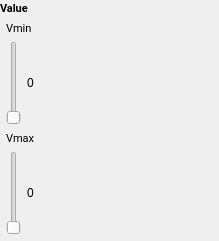
                     <widget class="QFrame" name="valBall">
                      <property name="frameShape">
                       <enum>QFrame::Shape::NoFrame</enum>
                      </property>
                      <layout class="QVBoxLayout" name="verticalLayout_138">
                       <property name="spacing">
                        <number>0</number>
                       </property>
                       <property name="leftMargin">
                        <number>0</number>
                       </property>
                       <property name="topMargin">
                        <number>0</number>
                       </property>
                       <property name="rightMargin">
                        <number>0</number>
                       </property>
                       <property name="bottomMargin">
                        <number>0</number>
                       </property>
                       <item>
                        <widget class="QFrame" name="valBallHeader">
                         <property name="frameShape">
                          <enum>QFrame::Shape::NoFrame</enum>
                         </property>
                         <layout class="QHBoxLayout" name="horizontalLayout_176">
                          <property name="spacing">
                           <number>0</number>
                          </property>
                          <property name="leftMargin">
                           <number>0</number>
                          </property>
                          <property name="topMargin">
                           <number>0</number>
                          </property>
                          <property name="rightMargin">
                           <number>0</number>
                          </property>
                          <property name="bottomMargin">
                           <number>0</number>
                          </property>
                          <item>
                           <widget class="QLabel" name="vBallTitle">
                            <property name="font">
                             <font>
                              <family>Roboto</family>
                              <pointsize>8</pointsize>
                              <bold>true</bold>
                             </font>
                            </property>
                            <property name="text">
                             <string>Value</string>
                            </property>
                           </widget>
                          </item>
                          <item>
                           <spacer name="vBallHeaderSlider">
                            <property name="orientation">
                             <enum>Qt::Orientation::Vertical</enum>
                            </property>
                            <property name="sizeHint" stdset="0">
                             <size>
                              <width>191</width>
                              <height>15</height>
                             </size>
                            </property>
                           </spacer>
                          </item>
                         </layout>
                        </widget>
                       </item>
                       <item>
                        <widget class="QFrame" name="vBallValues">
                         <property name="frameShape">
                          <enum>QFrame::Shape::NoFrame</enum>
                         </property>
                         <layout class="QVBoxLayout" name="verticalLayout_139">
                          <property name="leftMargin">
                           <number>6</number>
                          </property>
                          <property name="topMargin">
                           <number>6</number>
                          </property>
                          <property name="rightMargin">
                           <number>6</number>
                          </property>
                          <property name="bottomMargin">
                           <number>6</number>
                          </property>
                          <item>
                           <layout class="QVBoxLayout" name="vBallMin">
                            <item>
                             <widget class="QLabel" name="valBallMinLabel">
                              <property name="font">
                               <font>
                                <family>Roboto</family>
                                <pointsize>8</pointsize>
                               </font>
                              </property>
                              <property name="text">
                               <string>Vmin</string>
                              </property>
                              <property name="scaledContents">
                               <bool>true</bool>
                              </property>
                             </widget>
                            </item>
                            <item>
                             <widget class="QFrame" name="vBallMinContents">
                              <property name="frameShape">
                               <enum>QFrame::Shape::NoFrame</enum>
                              </property>
                              <layout class="QHBoxLayout" name="horizontalLayout_177">
                               <property name="spacing">
                                <number>6</number>
                               </property>
                               <property name="leftMargin">
                                <number>0</number>
                               </property>
                               <property name="topMargin">
                                <number>0</number>
                               </property>
                               <property name="rightMargin">
                                <number>0</number>
                               </property>
                               <property name="bottomMargin">
                                <number>0</number>
                               </property>
                               <item>
                                <widget class="QSlider" name="vBallMinSlider">
                                 <property name="cursor">
                                  <cursorShape>PointingHandCursor</cursorShape>
                                 </property>
                                 <property name="maximum">
                                  <number>255</number>
                                 </property>
                                 <property name="value">
                                  <number>0</number>
                                 </property>
                                 <property name="tickPosition">
                                  <enum>QSlider::TickPosition::NoTicks</enum>
                                 </property>
                                 <property name="tickInterval">
                                  <number>10</number>
                                 </property>
                                </widget>
                               </item>
                               <item>
                                <widget class="QLabel" name="vBallMinValue">
                                 <property name="text">
                                  <string>0</string>
                                 </property>
                                 <property name="scaledContents">
                                  <bool>true</bool>
                                 </property>
                                </widget>
                               </item>
                              </layout>
                             </widget>
                            </item>
                           </layout>
                          </item>
                          <item>
                           <layout class="QVBoxLayout" name="vBallMax">
                            <item>
                             <widget class="QLabel" name="vBallMaxLabel">
                              <property name="font">
                               <font>
                                <family>Roboto</family>
                                <pointsize>8</pointsize>
                               </font>
                              </property>
                              <property name="text">
                               <string>Vmax</string>
                              </property>
                              <property name="scaledContents">
                               <bool>true</bool>
                              </property>
                             </widget>
                            </item>
                            <item>
                             <widget class="QFrame" name="vBallMaxContents">
                              <property name="frameShape">
                               <enum>QFrame::Shape::NoFrame</enum>
                              </property>
                              <layout class="QHBoxLayout" name="horizontalLayout_178">
                               <property name="spacing">
                                <number>6</number>
                               </property>
                               <property name="leftMargin">
                                <number>0</number>
                               </property>
                               <property name="topMargin">
                                <number>0</number>
                               </property>
                               <property name="rightMargin">
                                <number>0</number>
                               </property>
                               <property name="bottomMargin">
                                <number>0</number>
                               </property>
                               <item>
                                <widget class="QSlider" name="vBallMaxSlider">
                                 <property name="cursor">
                                  <cursorShape>PointingHandCursor</cursorShape>
                                 </property>
                                 <property name="maximum">
                                  <number>255</number>
                                 </property>
                                 <property name="value">
                                  <number>0</number>
                                 </property>
                                 <property name="tickPosition">
                                  <enum>QSlider::TickPosition::NoTicks</enum>
                                 </property>
                                 <property name="tickInterval">
                                  <number>10</number>
                                 </property>
                                </widget>
                               </item>
                               <item>
                                <widget class="QLabel" name="vBallMaxValue">
                                 <property name="text">
                                  <string>0</string>
                                 </property>
                                 <property name="scaledContents">
                                  <bool>true</bool>
                                 </property>
                                </widget>
                               </item>
                              </layout>
                             </widget>
                            </item>
                           </layout>
                          </item>
                         </layout>
                        </widget>
                       </item>
                      </layout>
                     </widget>
